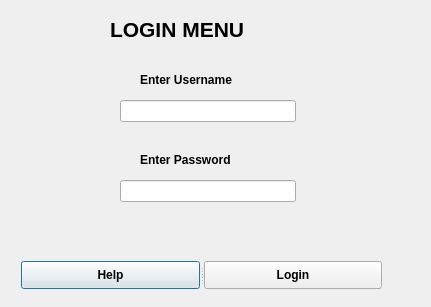
<?xml version="1.0" encoding="UTF-8"?>
<ui version="4.0">
 <class>loginScene</class>
 <widget class="QDialog" name="loginScene">
  <property name="geometry">
   <rect>
    <x>0</x>
    <y>0</y>
    <width>431</width>
    <height>307</height>
   </rect>
  </property>
  <property name="windowTitle">
   <string>Dialog</string>
  </property>
  <widget class="QLabel" name="Username">
   <property name="geometry">
    <rect>
     <x>140</x>
     <y>70</y>
     <width>131</width>
     <height>19</height>
    </rect>
   </property>
   <property name="font">
    <font>
     <weight>75</weight>
     <bold>true</bold>
    </font>
   </property>
   <property name="text">
    <string>Enter Username</string>
   </property>
  </widget>
  <widget class="QLabel" name="Password">
   <property name="geometry">
    <rect>
     <x>140</x>
     <y>150</y>
     <width>127</width>
     <height>19</height>
    </rect>
   </property>
   <property name="font">
    <font>
     <weight>75</weight>
     <bold>true</bold>
    </font>
   </property>
   <property name="text">
    <string>Enter Password</string>
   </property>
  </widget>
  <widget class="QLineEdit" name="loginPassword">
   <property name="geometry">
    <rect>
     <x>120</x>
     <y>180</y>
     <width>176</width>
     <height>22</height>
    </rect>
   </property>
   <property name="echoMode">
    <enum>QLineEdit::Password</enum>
   </property>
  </widget>
  <widget class="QLineEdit" name="loginUsername">
   <property name="geometry">
    <rect>
     <x>120</x>
     <y>100</y>
     <width>176</width>
     <height>22</height>
    </rect>
   </property>
  </widget>
  <widget class="QLabel" name="loginTitle">
   <property name="geometry">
    <rect>
     <x>110</x>
     <y>10</y>
     <width>214</width>
     <height>39</height>
    </rect>
   </property>
   <property name="font">
    <font>
     <pointsize>16</pointsize>
     <weight>75</weight>
     <bold>true</bold>
    </font>
   </property>
   <property name="text">
    <string>LOGIN MENU</string>
   </property>
  </widget>
  <widget class="QSplitter" name="splitter_2">
   <property name="geometry">
    <rect>
     <x>21</x>
     <y>261</y>
     <width>361</width>
     <height>28</height>
    </rect>
   </property>
   <property name="orientation">
    <enum>Qt::Horizontal</enum>
   </property>
   <widget class="QPushButton" name="HelpLogin">
    <property name="font">
     <font>
      <weight>75</weight>
      <bold>true</bold>
     </font>
    </property>
    <property name="text">
     <string>Help</string>
    </property>
   </widget>
   <widget class="QPushButton" name="loggingIn">
    <property name="font">
     <font>
      <weight>75</weight>
      <bold>true</bold>
     </font>
    </property>
    <property name="text">
     <string>Login</string>
    </property>
   </widget>
  </widget>
 </widget>
 <tabstops>
  <tabstop>loginUsername</tabstop>
  <tabstop>loginPassword</tabstop>
  <tabstop>loggingIn</tabstop>
  <tabstop>HelpLogin</tabstop>
 </tabstops>
 <resources/>
 <connections/>
</ui>
